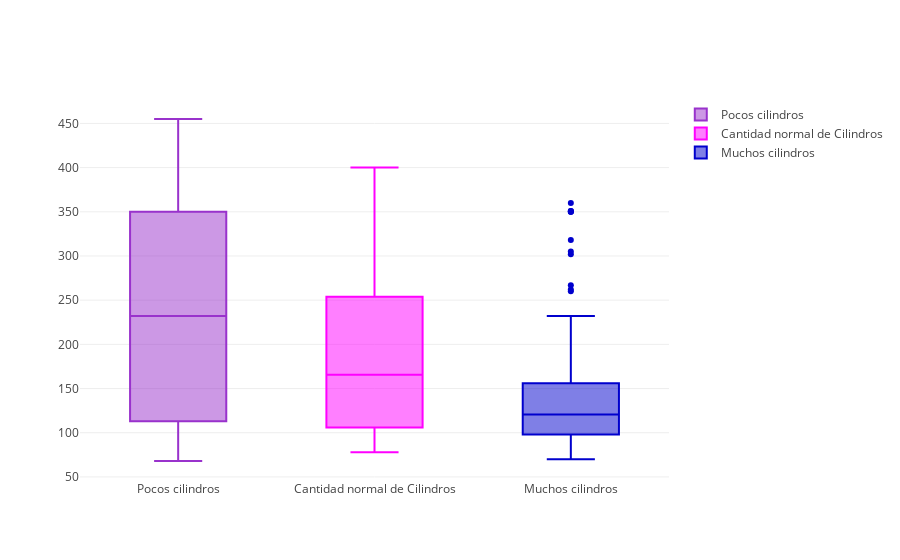

Notebook source saved alongside this figure:
### Markdown cell above
#### Displacement vs. Cylinders

### Code cell
trace1 = go.Box(
    y=cy1['displacement'],
    name = 'Pocos cilindros',
    marker = dict(
        color = '#9932cc',
    )
)
trace2 = go.Box(
    y=cy2['displacement'],
    name = 'Cantidad normal de Cilindros',
    marker = dict(
        color = '#ff00ff',
    )
)
trace3 = go.Box(
    y=cy3['displacement'],
    name = 'Muchos cilindros',
    marker = dict(
        color = '#0000cd',
    )
)
layout = go.Layout(
    title = "Boxplots Cylinder vs. Displacement",
    
    yaxis=dict(
        title='Displacement',
        titlefont=dict(
            family='Courier New, monospace',
            size=18,
            color='#7f7f7f'
        )
    )
)
data = [trace1, trace2, trace3]
fig = go.Figure(data=data,layout=layout)
py.iplot(data)

### Figure 1 — Plotly figure (JSON) as saved in the notebook; plotly's stock layout.template omitted (floating-point values rounded to 4 significant figures; data arrays with more than 128 entries replaced by an {"elided": "..."} marker saying what was removed)
{"data": [{"marker": {"color": "#9932cc"}, "name": "Pocos cilindros", "type": "box", "y": {"elided": "150 float values"}}, {"marker": {"color": "#ff00ff"}, "name": "Cantidad normal de Cilindros", "type": "box", "y": [225, 250, 250, 250, 400, 350, 318, 351, 231, 250, 258, 225, 231, 262, 302, 97, 140, 232, 140, 134, 90, 119, 171, 90, 232, 115, 120, 121, 121, 91, 107, 116, 140, 98, 101, 305, 318, 304, 351, 225, 250, 200, 232, 85, 98, 90, 91, 225, 250, 250, 258, 97, 85, 97, 140, 130, 318, 120, 156, 168, 350, 350, 302, 318, 98, 111, 79, 122, 85, 305, 260, 318, 302, 250, 231, 225, 250, 400, 350, 400, 351, 97, 151, 97, 140, 98, 98, 97, 97, 146, 121, 80, 90, 98, 78, 85, 91, 260, 318, 302, 231, 200, 200, 140, 225, 232, 231, 200, 225, 258, 305, 231, 302, 318, 98, 134, 119, 105, 134, 156, 151, 119, 131, 163, 121, 163, 89, 98]}, {"marker": {"color": "#0000cd"}, "name": "Muchos cilindros", "type": "box", "y": [231, 200, 140, 232, 225, 305, 302, 351, 318, 350, 351, 267, 360, 89, 86, 98, 121, 183, 350, 141, 260, 105, 105, 85, 91, 151, 173, 173, 151, 98, 89, 98, 86, 151, 140, 151, 225, 97, 134, 120, 119, 108, 86, 156, 85, 90, 90, 121, 146, 91, 97, 89, 168, 70, 122, 107, 135, 151, 156, 173, 135, 79, 86, 81, 97, 85, 89, 91, 105, 98, 98, 105, 107, 108, 119, 120, 141, 145, 168, 146, 231, 350, 200, 225, 112, 112, 112, 112, 135, 151, 140, 105, 91, 91, 105, 98, 120, 107, 108, 91, 91, 91, 181, 262, 156, 232, 144, 135, 151, 140, 97, 135, 120, 119]}], "layout": {}}
